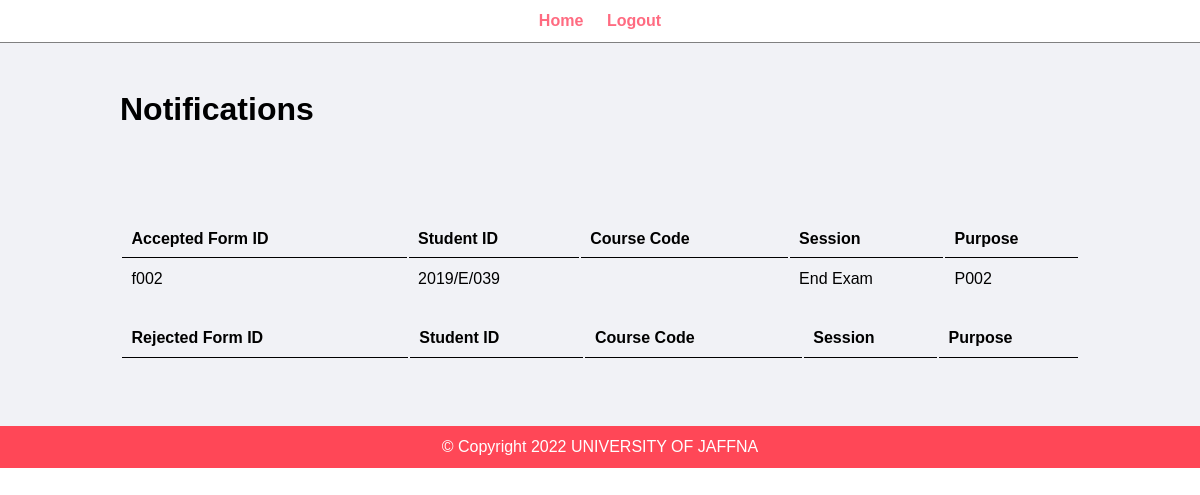
/admin/View-Notification.php?id=f002 (signed in), run on the app's committed database.
### tables this page shows
CREATE TABLE `form` (
  `ID` varchar(50) NOT NULL,
  `Date` date NOT NULL,
  `Time` time NOT NULL,
  `Document` blob NOT NULL,
  `Session` varchar(100) NOT NULL,
  `PurposeID` varchar(100) NOT NULL,
  `EmployeeID` varchar(50) NOT NULL,
  `StudentID` varchar(50) NOT NULL
);

### admin/View-Notification.php (the view, shortened to what this page needs)
<?php include('partials/menu.php'); ?>
<div class="main-content">
    <div class="wrapper">
    <h1>Notifications </h1>
<table class="tbl-full">
    <tr>
            <th>Accepted Form ID </th>
            <th>Student ID</th>
            <th>Course Code</th>
            <th>Session </th>
            <th>Purpose</th>
        <br  />
</tr>
<br  /><br  />
<?php
 $id=$_GET['id'];
    $sql="SELECT * FROM form WHERE ID='$id'";
    $res=mysqli_query($conn,$sql);
    if($res==TRUE){
        $count =mysqli_num_rows($res);
        if($count==1)
        {
            $rows=mysqli_fetch_assoc($res);
                $ID=$rows['ID'];
                $studentID = $rows['StudentID'];
                $session = $rows['Session'];
                $PId = $rows['PurposeID'];
                $code=$rows['Code'];
                ?>
                <tr>
                    <td><?php echo $ID; ?> </td>
                    <td><?php echo $studentID; ?></td>
                    <td><?php echo $code; ?></td>
                    <td><?php echo $session; ?></td>
                    <td><?php echo $PId; ?></td>
                    <br  /><br  />
            </tr>
                <?php
        }
        else{
        }
    }
?>
</table>
<table class="tbl-full">
<tr>
            <th>Rejected Form ID </th>
            <th>Student ID</th>
            <th>Course Code</th>
            <th>Session </th>
            <th>Purpose</th>
        <br  />
</tr>
</table>
<br  />
</div>
</div>
<?php include('partials/footer.php'); ?>

### admin/admin.css (style rules this page uses)
* { margin: 0; padding: 0; font-family: Arial, Helvetica, sans-serif; }
.wrapper { padding: 1%; width: 80%; margin: 0 auto; }
.tbl-full { width: 100%; }
table tr th { border-bottom: 1px solid black; padding: 1%; text-align: left; }
table tr td { padding: 1%; }
.main-content { background-color: #f1f2f6; padding: 3% 0; }

### data on the page
form: ID "f002", StudentID "2019/E/039", Session "End Exam", PurposeID "P002"
